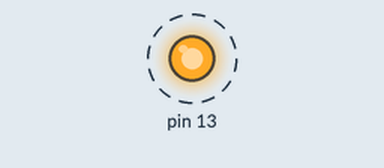
Recording of a sketch running on a simulated Arduino Uno, built with avr-gcc and run on an emulated ATmega328P. Parts: output pins drawn as LEDs (lit = HIGH). Dashed ring = blinking. No radio packets arrive unless stated.

Above: at 0.2 s.
Timing chart, 0 to 4.9 s (numbered marks = the images above):
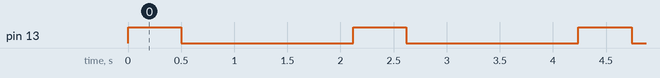

Measured:
- by itself, pin 13: alternates HIGH for 0.50 s and LOW for 1.6 s

The sketch:

rf_5v_transmitter.ino
```cpp
#include <VirtualWire.h>
//https://www.youtube.com/watch?v=cplAjvAAEDw
//http://myhowtosandprojects.blogspot.pt/2014/01/arduino-rf-transmitter-receiver-mx-fs.html


int count = 0;
char buf[12];
void setup()
{
    // Initialize the IO and ISR
    pinMode(13, OUTPUT);
    vw_setup(2000); // Bits per sec
}

void loop()
{
  digitalWrite(13, HIGH);   // turn the LED on (HIGH is the voltage level)
  delay(500);              // wait for a second
  digitalWrite(13, LOW);    // turn the LED off by making the voltage LOW
  delay(500);
  itoa(count++, buf, 10);
    send("Hello there");
  delay(1000);
    send(buf);
}

void send (char *message)
{
    vw_send((uint8_t *)message, strlen(message));
    vw_wait_tx(); // Wait until the whole message is gone
}
```
